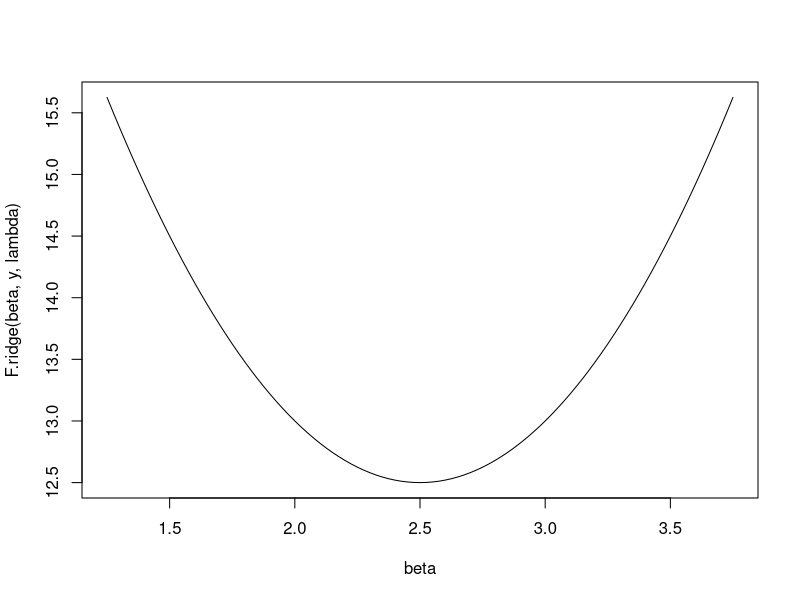
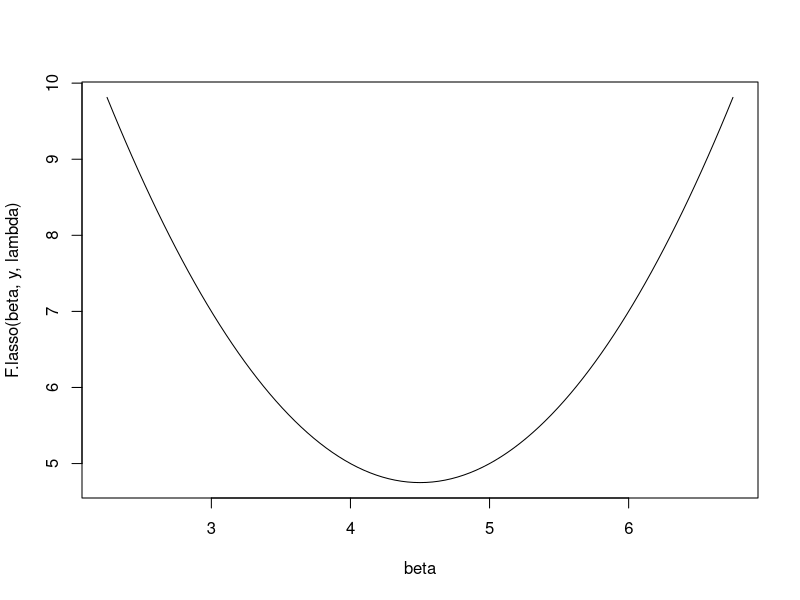
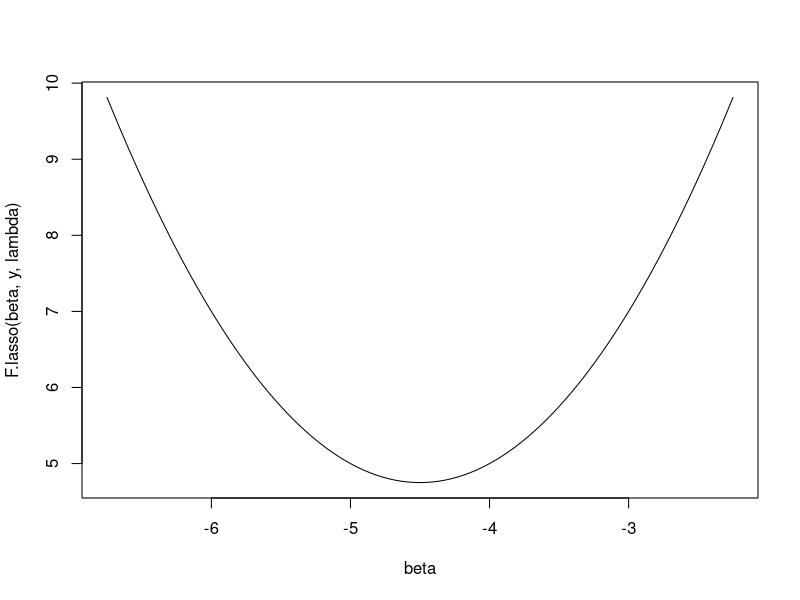
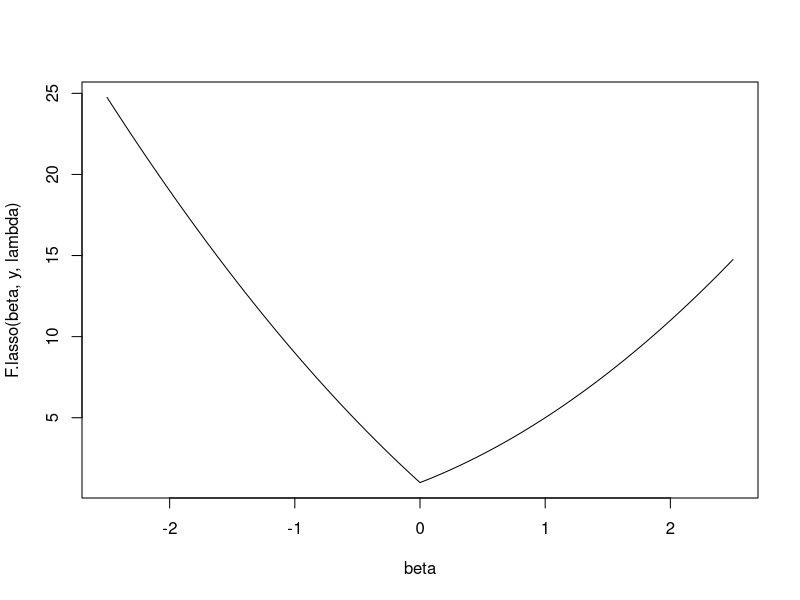

These figures' R source, in order:
# ------------------ Exercise 6 ------------------

# (a)
y = 5
lambda = 1
F.ridge <- function(beta, y, lambda){
  return( (y - beta)^2 + lambda * beta^2 )
}
beta = seq(y/(1+lambda)*0.5, y/(1+lambda)*1.5, by=y/(1+lambda)/100)
plot(beta, F.ridge(beta, y, lambda), type='l')


# (b)
F.lasso <- function(beta, y, lambda){
  return( (y - beta)^2 + lambda * abs(beta) )
}

# case 1: y > 0.5*lambda
y = 5
lambda = 1
beta = seq((y-0.5*lambda)*0.5, (y-0.5*lambda)*1.5, by=(y-0.5*lambda)/100)
plot(beta, F.lasso(beta, y, lambda), type='l')


# case 2: y < -0.5*lambda
y = -5
lambda = 1
beta = seq((y+0.5*lambda)*0.5, (y+0.5*lambda)*1.5, by=(y+0.5*lambda)/100)
plot(beta, F.lasso(beta, y, lambda), type='l')


# case 3: |y| < 0.5*lambda
y = 1
lambda = 5
beta = seq(-2.5, 2.5, by=0.01)
plot(beta, F.lasso(beta, y, lambda), type='l')
